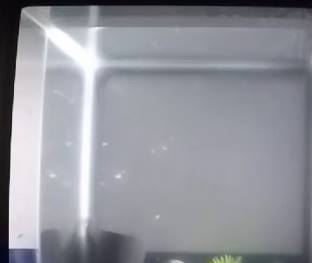
//> input picture HW4/leftTank.jpg, 312 x 263 px, given in place of GP010190.MP4, which was not available
$ ./newcrabs   (built with g++ and OpenCV 4)
//> lines starting //> are read from the running program, lines starting //| are printed output that depends on the picture; after the words box and inside, x2 and y2 are one past the last pixel; in counts of white or black regions, pixels touching at a corner belong together; pictures that were not available may be replaced by others from this repository, and a replacement may not be noted

#include <iostream>
#include "opencv2/highgui/highgui.hpp"
#include "opencv2/imgproc/imgproc.hpp"


using namespace std;
using namespace cv;

Rect boundrec1;
Rect boundrec2;


void findContour(Mat& imgThreshold);

//our sensitivity value to be used in the absdiff() function
const static int SENSITIVITY_VALUE = 25;
//size of blur used to smooth the intensity image output from absdiff() function
const static int BLUR_SIZE = 10;
//we'll have just one object to search for
//and keep track of its position.
int theObject[2] = { 0, 0 };
//bounding rectangle of the object, we will use the center of this as its position.
Rect objectBoundingRectangle = Rect(0, 0, 0, 0);


//int to string helper function
// [76 lines left out: functions intToString, searchForMovement, not called in this run]

int main(){

	VideoCapture cap;
	cap.open("C://Users//aalva//Downloads//GP010190.MP4");

	//some boolean variables for added functionality
	bool objectDetected = false;
	//these two can be toggled by pressing 'd' or 't'
	bool debugMode = false;
	bool trackingEnabled = false;
	//pause and resume code
	bool pause = false;
	//set up the matrices that we will need
	//the two frames we will be comparing
	Mat frame1, frame2;
	//their grayscale images (needed for absdiff() function)
	Mat grayImage1, grayImage2;
	//resulting difference image
	Mat differenceImage;
	//thresholded difference image (for use in findContours() function)
	Mat thresholdImage;
	//video capture object.

	int iLowH = 0;
	int iHighH = 179;

	int iLowS = 0;
	int iHighS = 31;

	int iLowV = 112;
	int iHighV = 255;

	//Create trackbars in "Control" window
	createTrackbar("LowH", "Control", &iLowH, 179); //Hue (0 - 179)
	createTrackbar("HighH", "Control", &iHighH, 179);

	createTrackbar("LowS", "Control", &iLowS, 255); //Saturation (0 - 255)
	createTrackbar("HighS", "Control", &iHighS, 255);

	createTrackbar("LowV", "Control", &iLowV, 255);//Value (0 - 255)
	createTrackbar("HighV", "Control", &iHighV, 255);

	int iLastX = -1;
	int iLastY = -1;

	//Capture a temporary image from the camera
	Mat imgTmp;
	cap.read(imgTmp);
//> imgTmp is the input picture: 263 rows x 312 cols, CV_8UC3; mean B, G, R 155, 147.3, 146
	imshow("First image", imgTmp);
	waitKey(0);

	Mat imgHSV;

	cvtColor(imgTmp, imgHSV, COLOR_BGR2HSV);
//> imgHSV: 263 rows x 312 cols, CV_8UC3; mean H, S, V 117.4, 19.7, 155.3

	Mat imgThresholded;

	//Create a black image with the size as the camera output
	Mat imgLines = Mat::zeros(imgTmp.size(), CV_8UC3);

	inRange(imgHSV, Scalar(iLowH, iLowS, iLowV), Scalar(iHighH, iHighS, iHighV), imgThresholded);
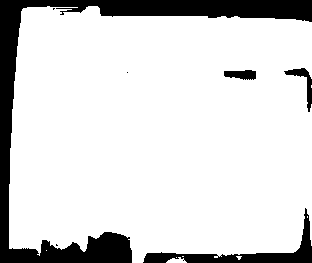
//> imgThresholded: 263 rows x 312 cols, CV_8UC1; 84.8% white; 7 black regions (3 under 20 px), largest, box (x1, y1, x2, y2) and area: (0, 0, 312, 263) 10110, (143, 208, 312, 263) 1794, (284, 68, 312, 112) 305, (224, 70, 256, 80) 243
	int erode_erosion_size = 5;
	Mat erode_element = getStructuringElement(MORPH_RECT,
		Size(2 * erode_erosion_size + 1, 2 * erode_erosion_size + 1),
		Point(erode_erosion_size, erode_erosion_size));

	erode(imgThresholded, imgThresholded, erode_element);
	erode(imgThresholded, imgThresholded, erode_element);
	erode(imgThresholded, imgThresholded, erode_element);

	int dilate_erosion_size = 6;
	Mat dilate_element = getStructuringElement(MORPH_RECT,
		Size(2 * dilate_erosion_size + 1, 2 * dilate_erosion_size + 1),
		Point(dilate_erosion_size, dilate_erosion_size));
	dilate(imgThresholded, imgThresholded, dilate_element);
	dilate(imgThresholded, imgThresholded, dilate_element);
	dilate(imgThresholded, imgThresholded, dilate_element);
	dilate(imgThresholded, imgThresholded, dilate_element);
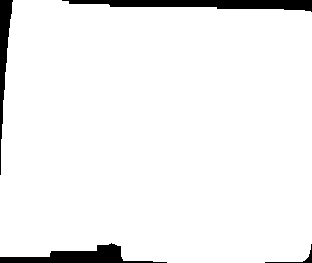
//> imgThresholded: 263 rows x 312 cols, CV_8UC1; 94.9% white; 4 black regions
	//imshow("Thresholded", imgThresholded);
	//imshow("Original", imgTmp);
	findContour(imgThresholded);
	cv::Mat leftTank;
	cv::Mat rightTank;
	rightTank = cv::Mat(imgTmp, boundrec2).clone();
	leftTank = cv::Mat(imgTmp, boundrec1).clone();
	imshow("left Tank", leftTank);
	imshow("right Tank", rightTank);

	Mat baseLeftFrame, baseRightFrame;
	baseLeftFrame = imread("leftTank0.jpg");
	baseRightFrame = imread("rightTank0.jpg");
	waitKey(0);

	while (1){

		//we can loop the video by re-opening the capture every time the video reaches its last frame
		//C://Users//gautam//Downloads//CS585_lab6_solution//GP010191.MP4
		//C://Users//gautam//Downloads//motionTrackingTutorial//bouncingBall.avi

		if (!cap.isOpened()){
			cout << "ERROR ACQUIRING VIDEO FEED\n";
			getchar();
			return -1;
		}

		//check if the video has reach its last frame.
		//we add '-1' because we are reading two frames from the video at a time.
		//if this is not included, we get a memory error!
		while (cap.get(CV_CAP_PROP_POS_FRAMES)<cap.get(CV_CAP_PROP_FRAME_COUNT) - 1){

			// [22 lines of commented-out code are left out]
			cap.read(frame1);
			frame1 = cv::Mat(frame1, boundrec2).clone();
			//convert frame1 to gray scale for frame differencing
			cv::cvtColor(frame1, grayImage1, COLOR_BGR2GRAY);
			cv::cvtColor(baseRightFrame, grayImage2, COLOR_BGR2GRAY);
			//copy second frame
			//cap.read(frame2);
			//frame2 = cv::Mat(frame2, boundrec2).clone();
			//convert frame2 to gray scale for frame differencing
			//cv::cvtColor(frame2, grayImage2, COLOR_BGR2GRAY);
			//perform frame differencing with the sequential images. This will output an "intensity image"
			//do not confuse this with a threshold image, we will need to perform thresholding afterwards.
			cv::absdiff(grayImage1, grayImage2, differenceImage);
			//threshold intensity image at a given sensitivity value
			cv::threshold(differenceImage, thresholdImage, SENSITIVITY_VALUE, 255, THRESH_BINARY);
			if (debugMode == true){
				//show the difference image and threshold image
				cv::imshow("Difference Image", differenceImage);
				cv::imshow("Threshold Image", thresholdImage);
			}
			else{
				//if not in debug mode, destroy the windows so we don't see them anymore
				cv::destroyWindow("Difference Image");
				cv::destroyWindow("Threshold Image");
			}
			//blur the image to get rid of the noise. This will output an intensity image
			cv::blur(thresholdImage, thresholdImage, cv::Size(BLUR_SIZE, BLUR_SIZE));
			//threshold again to obtain binary image from blur output
			cv::threshold(thresholdImage, thresholdImage, SENSITIVITY_VALUE, 255, THRESH_BINARY);
			if (debugMode == true){
				//show the threshold image after it's been "blurred"

				imshow("Final Threshold Image", thresholdImage);

			}
			else {
				//if not in debug mode, destroy the windows so we don't see them anymore
				cv::destroyWindow("Final Threshold Image");
			}

			//if tracking enabled, search for contours in our thresholded image
			if (trackingEnabled){

				if (searchForMovement(thresholdImage, frame1)){
					int ms = cap.get(CV_CAP_PROP_POS_MSEC);
					int x = ms / 1000;
					int seconds = x % 60;
					x /= 60;
					int minutes = x % 60;
					x /= 60;
					cout << minutes << ":" << seconds << endl;
				}
			}

			//show our captured frame
			imshow("Frame1", frame1);
			//check to see if a button has been pressed.
			//this 10ms delay is necessary for proper operation of this program
			//if removed, frames will not have enough time to referesh and a blank
			//image will appear.
			switch (waitKey(30)){

			case 27: //'esc' key has been pressed, exit program.
				return 0;
			case 116: //'t' has been pressed. this will toggle tracking
				trackingEnabled = !trackingEnabled;
				if (trackingEnabled == false) cout << "Tracking disabled." << endl;
				else cout << "Tracking enabled." << endl;
				break;
			case 100: //'d' has been pressed. this will debug mode
				debugMode = !debugMode;
				if (debugMode == false) cout << "Debug mode disabled." << endl;
				else cout << "Debug mode enabled." << endl;
				break;
			case 112: //'p' has been pressed. this will pause/resume the code.
				pause = !pause;
				if (pause == true){
					cout << "Code paused, press 'p' again to resume" << endl;
					while (pause == true){
						//stay in this loop until
						switch (waitKey()){
							//a switch statement inside a switch statement? Mind blown.
						case 112:
							//change pause back to false
							pause = false;
							cout << "Code Resumed" << endl;
							break;
						}
					}
				}
			}
		}
		//release the capture before re-opening and looping again.
		cap.release();
	}

	return 0;

}


void findContour(Mat& imgThreshold)
{
	// We will add the contour detection here
	vector<vector<Point>> contours;
	vector<Vec4i> hierarchy;
	findContours(imgThreshold, contours, hierarchy, CV_RETR_TREE, CV_CHAIN_APPROX_SIMPLE, Point(0, 0));
//> contours = 1 contour; box (x1, y1, x2, y2) and area: (0, 0, 312, 263) 77284
	Mat contour_output = Mat::zeros(imgThreshold.size(), CV_8UC3);
	cout << "The number of contours detected is: " << contours.size() << endl;
//| The number of contours detected is: 1
	std::vector<int> areaVec;
	std::vector<int> widthVec;
	for (int i = 0; i < contours.size(); ++i)
	{
		vector<Point> cPoints = contours[i];
		int minXPoint = cPoints.at(0).x;
		int maxXPoint = cPoints.at(0).x;
		for (auto& point : cPoints)
		{
			if (point.x < minXPoint)
				minXPoint = point.x;
			else if (point.x > maxXPoint)
				maxXPoint = point.x;
		}
		int width = maxXPoint - minXPoint;
		std::cout << "width" << "\t" << width << std::endl;
		//drawContours(contour_output, contours, i, Scalar(255, 0, 0), CV_FILLED, 8, hierarchy);
		//imshow("contour_output", contour_output);
		//waitKey(0);

		widthVec.push_back(width);
	}
//> this loop made 1 pass
//> (minXPoint, maxXPoint, width) on pass 1: (0, 311, 311)
//| width	311

	std::vector<int> y(widthVec.size());
//> y = [0]
	std::size_t n(0);
	std::generate(std::begin(y), std::end(y), [&]{ return n++; });
//> n = 1

	std::sort(std::begin(y),
		std::end(y),
		[&](double i1, double i2) { return widthVec[i1] > widthVec[i2]; });

	for (auto v : y)
		std::cout << v << ' ';
//> this loop made 1 pass
//| 0
	//Mat contour_output = Mat::zeros(imgThreshold.size(), CV_8UC3);

	boundrec1 = boundingRect(contours[y[0]]);
//> boundrec1 = Rect(0, 0, 312, 263)
	boundrec2 = boundingRect(contours[y[1]]);
//> boundrec2 = Rect(0, 0, 0, 0)
	rectangle(contour_output, boundrec1, Scalar(0, 255, 0), 1, 8, 0);
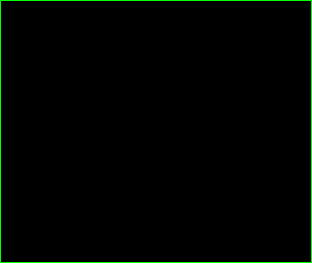
//> contour_output: 263 rows x 312 cols, CV_8UC3; mean B, G, R 0, 3.6, 0
	rectangle(contour_output, boundrec2, Scalar(255, 0, 0), 1, 8, 0);

	drawContours(contour_output, contours, y[0], Scalar(255, 0, 0), CV_FILLED, 8, hierarchy);
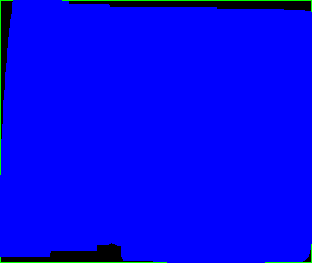
//> contour_output: 263 rows x 312 cols, CV_8UC3; mean B, G, R 241.9, 2.1, 0
//> (the run ends here: the program stops with an error, at `drawContours(contour_output, contours, y[1], Scalar(255, 0, 0), CV_FIL..`)

$ run again, on HW4/rightTank1.jpg
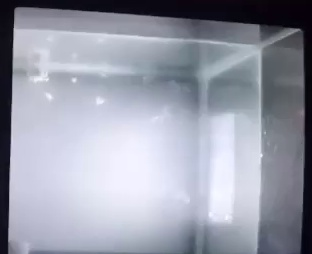
//> input picture HW4/rightTank1.jpg, 312 x 254 px, given in place of GP010190.MP4, which was not available
//> imgTmp is the input picture: 254 rows x 312 cols, CV_8UC3; mean B, G, R 169.2, 155.7, 152.4
//> imgHSV: 254 rows x 312 cols, CV_8UC3; mean H, S, V 115.5, 39.8, 169.2
//> in main, `dilate(imgThresholded, imgThresholded, dilate_element);`:
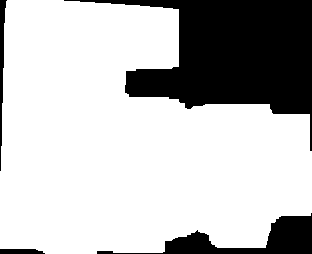
//> imgThresholded: 254 rows x 312 cols, CV_8UC1; 74.8% white; 4 black regions
//> contours = 1 contour; box (x1, y1, x2, y2) and area: (0, 0, 312, 254) 58681
//| The number of contours detected is: 1
//> the loop in findContour, `for (int i = 0; i < contours.size(); ++i)` made 1 pass
//> (minXPoint, maxXPoint, width) on pass 1: (0, 311, 311)
//> (printed output is left out)
//> y = [0]
//> n = 1
//> the loop in findContour, `for (auto v : y)` made 1 pass
//| 0
//> boundrec1 = Rect(0, 0, 312, 254)
//> boundrec2 = Rect(0, 0, 0, 0)
//> in findContour, `drawContours(contour_output, contours, y[0], Scalar(255, 0, 0), CV_FIL..`:
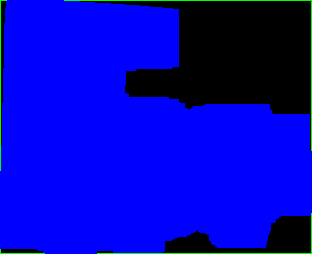
//> contour_output: 254 rows x 312 cols, CV_8UC3; mean B, G, R 190.8, 2.8, 0
